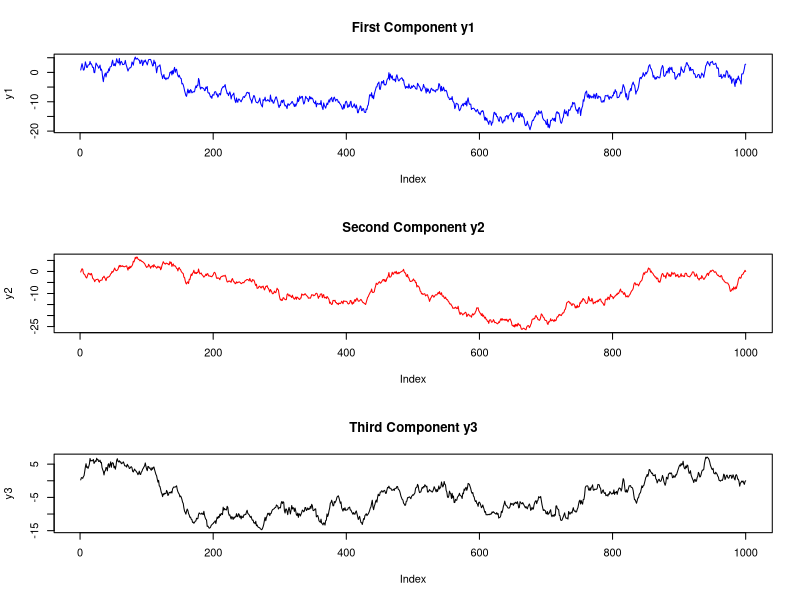
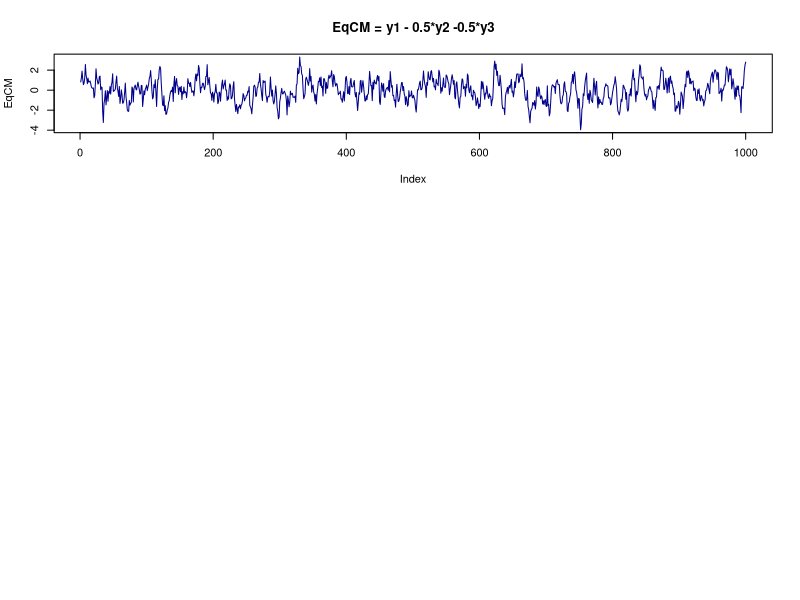
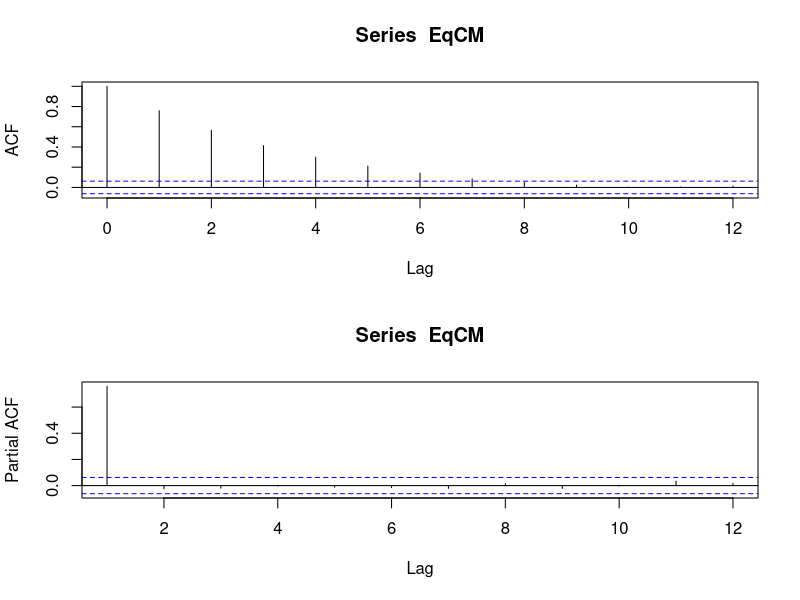

Write the R code that produced these figures, in order.
##
# Simula Sistema Trivariado com vetor de cointegra\c{c}\~{a}o $(1, -0.5, -0.5)$
## 


# set local directory to where data set is 
setwd("C:/Users/Pedro/Dropbox/ecoiii2020/Lecture7_var_vec/VEC/R_script")

# Load package using a function load_package-----------------------------------------------------------------
load_package<-function(x){
  x<-as.character(match.call()[[2]])
  if (!require(x,character.only=TRUE)){
    install.packages(pkgs=x,repos="http://cran.r-project.org")
    require(x,character.only=TRUE)
  }
}

load_package('tseries')
load_package('urca')
load_package('dlm')
load_package('openxlsx')
load_package('xts')
load_package('class')
load_package('zoo')
load_package('fBasics')
load_package('qrmtools')
load_package('stats')
load_package('MTS')
load_package('vars')
load_package('graphics')
load_package('MASS')
load_package('urca')


# sample size
n <- 1000

##
# Fix the random seed 
##
set.seed(123456)

##
# generate a multivariade normal distribuition with mean = (0,0,0), Sigma = diag(0.5,0.5,0.5) 
# using mvrnorm
##

Sigma <- matrix(c(0.5,0.0,0.0,
                  0.0,0.5,0.0,
                  0.0,0.0,0.5),3)
mgwn <- mvrnorm(n, rep(0,3), Sigma, tol = 1e-6, empirical = TRUE)

gwn1=ts(mgwn[,1])
gwn2=ts(mgwn[,2])
gwn3=ts(mgwn[,3])
##
# check the correlation matrix of gwn1. gwn2 and gwn3
##
cor(mgwn)
#
#
# simulated bivariate cointegrated system with beta=(1,-0.5,-0.5)
# y1(t)=0.5*y2(t)+0.5*y3(t)+u(t)
# y2(t)=y2(t-1)+gwn1(t)
# y3(t) = y3(t-1)+gwn2(t)
# u(t)=0.75*u(t-1)+gwm3(t)
##
y1 <- 0
y2 <- 0 
y3 <- 0
u <- 0
u[1]=gwn3[1]
y3[1]=gwn2[1]
y2[1]=gwn1[1]
y1[1]=0.5*y2[1]+0.5*y3[1]+u[1]
for(i in 2:n){
  u[i] <- 0.75*u[i-1]+gwn3[i]
  y3[i] <- y3[i-1] + gwn2[i]
  y2[i]<- y2[i-1]+gwn1[i]
  y1[i] <- 0.5*y2[i] + 0.5*y3[i] + u[i] 
}

##
#plot the two series in separate plots
##
par(mfrow=c(3,1))
plot(y1,type='l', col='blue', main = 'First Component y1')
plot(y2,type='l', col='red', main = 'Second Component y2')
plot(y3,type='l', col='black', main = 'Third Component y3')

##
# test unit roots in y1, y2 and y3 using adf,test in tseries
##
y1_adf=adf.test(y1)
y1_adf

y2_adf=adf.test(y2)
y2_adf

y3_adf=adf.test(y3)
y3_adf

##
# generate the EqCM = y1 - 0.5*y2 - 0.5*y3
##

EqCM=y1-0.5*y2-0.5*y3


##
# plot EqCM series
##
plot(EqCM,type='l', col='darkblue', main = 'EqCM = y1 - 0.5*y2 -0.5*y3')

##
# ACF for EqCm
#
par(mfrow=c(2,1))
acf(EqCM, lag.max=12)
pacf(EqCM, lag.max=12)

##
# test unit roots in EqCM
##
EqCM_adf = adf.test(EqCM)
EqCM_adf

write.csv(y1,"y1.csv")
write.csv(y2,"y2.csv")
write.csv(y3,"y3.csv")
